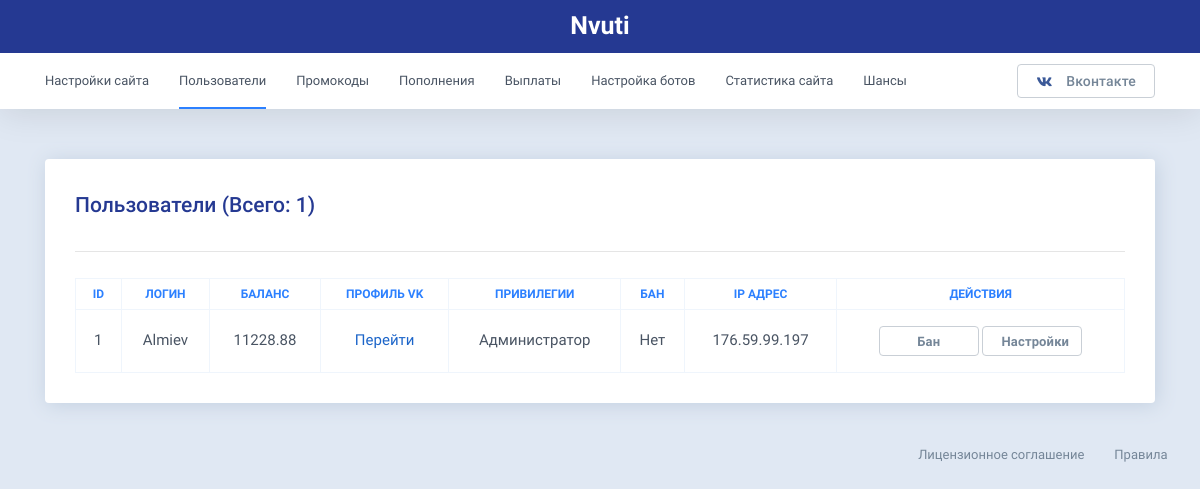
The app's page /admin/users.php (signed in) with its own data.
### tables this page shows
CREATE TABLE `kot_config` (
  `id` int(11) NOT NULL,
  `sitename` varchar(50) NOT NULL DEFAULT 'KotDev',
  `sitedomen` varchar(50) NOT NULL,
  `sitegroup` varchar(50) NOT NULL,
  `sitesupport` varchar(150) NOT NULL,
  `sitekey` varchar(150) NOT NULL,
  `sitemail` varchar(50) NOT NULL,
  `min_bonus_size` varchar(50) NOT NULL DEFAULT '1',
  `max_bonus_size` varchar(50) NOT NULL DEFAULT '10',
  `min_withdraw_sum` varchar(50) NOT NULL DEFAULT '50',
  `bonus_reg` varchar(50) NOT NULL DEFAULT '5',
  `fk_id` varchar(50) NOT NULL,
  `fk_secret_1` varchar(50) NOT NULL,
  `fk_secret_2` varchar(50) NOT NULL,
  `dep_withdraw` varchar(50) NOT NULL DEFAULT '0',
  `min_bet` varchar(50) NOT NULL DEFAULT '1',
  `max_bet` varchar(50) NOT NULL DEFAULT '1000',
  `min_per` varchar(50) NOT NULL DEFAULT '1',
  `max_per` varchar(50) NOT NULL DEFAULT '95',
  `fake_online` varchar(50) NOT NULL DEFAULT '0',
  `fake_interval` varchar(50) NOT NULL DEFAULT '0',
  `min_sum_dep` varchar(50) NOT NULL DEFAULT '1',
  `c1` varchar(5) NOT NULL,
  `c510` varchar(5) NOT NULL,
  `c1015` varchar(5) NOT NULL,
  `c1520` varchar(5) NOT NULL,
  `c2025` varchar(5) NOT NULL,
  `c3035` varchar(5) NOT NULL,
  `c3540` varchar(5) NOT NULL,
  `c4045` varchar(5) NOT NULL
);

CREATE TABLE `kot_user` (
  `id` int(11) NOT NULL,
  `login` varchar(50) NOT NULL,
  `vk_name` varchar(50) NOT NULL,
  `pass` varchar(50) NOT NULL,
  `balance` varchar(50) NOT NULL,
  `img` varchar(250) NOT NULL,
  `hash` varchar(50) NOT NULL,
  `social` varchar(150) NOT NULL,
  `bdate` varchar(50) NOT NULL,
  `online` varchar(1) NOT NULL DEFAULT '1',
  `admin` varchar(1) NOT NULL DEFAULT '0',
  `ban` varchar(1) NOT NULL DEFAULT '0',
  `sliv` varchar(1) NOT NULL DEFAULT '0',
  `win` varchar(1) NOT NULL DEFAULT '0',
  `ref_id` varchar(11) NOT NULL DEFAULT '0',
  `ip` varchar(50) NOT NULL,
  `date_reg` varchar(50) NOT NULL,
  `online_time` varchar(50) NOT NULL
);

### inc/site_config.php (called while the page is built, shortened)
<?php
$sql_select1 = "SELECT * FROM kot_config";
$result1 = mysql_query($sql_select1);
$row = mysql_fetch_array($result1);
if($row)
{
$sitename = $row['sitename']; ;
$group = $row['sitegroup'];
}
?>

### admin/users.php (the view, shortened to what this page needs)
<?php
require("../inc/site_config.php");
$sid = $_SESSION['hash'];
$admin_check = "SELECT * FROM kot_user WHERE hash = '$sid'";
$result_admin = mysql_query($admin_check);
$row = mysql_fetch_array($result_admin);
if($row)
{
$last_check = $row['admin'];
}
$sql_select1 = "SELECT COUNT(*) FROM kot_user";
$result1 = mysql_query($sql_select1);
$row = mysql_fetch_array($result1);
if($row)
{
$users_count = $row['COUNT(*)'];
}
$sql_select2 = "SELECT * FROM kot_user";
$result2 = mysql_query($sql_select2);
if($last_check == 1) {
?>
<!DOCTYPE html>
<html lang="ru" class="js">
<head>
<link rel="stylesheet" href="../css/fa.css">
<link rel="stylesheet" href="../css/ti.css">
<link rel="stylesheet" href="../css/vendor.bundle.css">
<link rel="stylesheet" href="../css/loader-0.css">
<link rel="stylesheet" href="../css/style.css?v=1575178639" id="layoutstyle">
<link rel="stylesheet" href="../css/datatables.min.css">
</head>
<body class="page-user no-touch">
    <div class="topbar-wrap" style="padding-top: 0px;">
        <div class="topbar is-sticky">
            <div class="container">
                <div>
                    <center class="desktop-nav" style="font-weight: 600;padding: 5px;color: #fff;font-size: 25px;"><?=$sitename?></center>
                </div>
            </div>
        </div>
        <div class="navbar">
            <div class="container">
                <div class="navbar-innr">
                    <ul class="navbar-menu des">
                        <li ><a href="/admin">Настройки сайта</a></li>
                        <li class="active"><a href="/admin/users">Пользователи</a></li>
                        <li ><a href="/admin/promo">Промокоды</a></li>
                        <li ><a href="/admin/deps">Пополнения</a></li>
                        <li ><a href="/admin/withdraws">Выплаты</a></li>
                      <li><a href="/admin/bot">Настройка ботов</a></li>
                        <li ><a href="/admin/stat">Статистика сайта</a></li>
                       <li ><a href="/admin/percent">Шансы</a></li>
                    </ul>
                    <ul class="navbar-btns">
                        <li><a href="<?=$group?>" target="_blank" class="btn btn-sm btn-outline btn-light"><em style="color: #3b5998;" class="fab fa-vk"></em><span>Вконтакте</span></a></li>
                    </ul>
                </div>
            </div>
        </div>
    </div>
    <div class="page-content">
      <div class="container">
       <div class="card content-area">
	<div class="card-innr">
		<div class="card-head">
			<h4 class="mob-t card-title card-title-lg mob-t" style='float:left; padding-top:8px;'>Пользователи (Всего: <?=$users_count?>)</h4>
                      <br><br>
                      <hr>
		</div>
                     <div class="card-text">
                      <center>
<table id="withdraws-tbl" class="table-responsive-sm table table-striped- table-bordered table-hover table-checkable">
				<thead>
					<tr>
						<th class="tbl-name">ID</th>
                        <th class="tbl-name">Логин</th>
						<th class="tbl-name">Баланс</th>
						<th class="tbl-name">Профиль VK</th>
						<th class="tbl-name">Привилегии</th>
						<th class="tbl-name">Бан</th>
                        <th class="tbl-name">IP адрес</th>
						<th class="tbl-name">Действия</th>
					</tr>
				</thead>
                      <tbody id="users-block">
                      <?php
while($row = mysql_fetch_array($result2)) {
$id = $row['id'];
$login = $row['login'];
$social = $row['social'];
$balance = $row['balance'];
$ban = $row['ban'];
$admin = $row['admin'];
$ip = $row['ip'];
if($admin == 1) {
 $prava = "Администратор";
}
if($login != '') {
  $name = $login;
}
if($social != '') {
 $stat_social = 'Перейти';
}
if($ban == 0) {
 $button_ban = "<button class='mob-b btn btn-sm btn-outline btn-light' style='display:inline-block; height:30px;width:100px' onclick="."ban_adm('$id');"."><h6 class='mob-b-t'>Бан</h6></button>";
 $status = "Нет";
 $ban_icon = "";
}
echo "<tr role='row' class='odd'>
<td class='sorting_1' tabindex='0'>$id</td>
<td class='sorting_1' tabindex='0'><span id='$id'>$name $ban_icon</span></td>
<td class='sorting_1' tabindex='0'>$balance</td>
<td class='sorting_1' tabindex='0'><a href='$social' target='_blank'>$stat_social</a></td>
<td class='sorting_1' tabindex='0'>$prava</td>
<td class='sorting_1' tabindex='0'><span id='stat$id'>$status</span></td>
<td class='sorting_1' tabindex='0'>$ip</td>
<td class='sorting_1' tabindex='0'><center><div id='banbutt$id'>$button_ban
<button class='mob-b btn btn-sm btn-outline btn-light' style='display:inline-block; height:30px;width:100px' data-toggle='modal' data-target='#userinfo' onclick="."select('$id')"."><h6 class='mob-b-t'>Настройки</h6></button></center></div></td>
</tr>";
}
  ?>
</div>
</div>
   </div>
</div>
<div class="footer-bar">
  <div class="container">
   <div class="row align-items-center justify-content-center">
    <div class="col-md-8">
</div>
<div class="col-md-12 mt-12 mt-sm-12">
 <div class="d-flex justify-content-between justify-content-md-end align-items-center guttar-25px pdt-0-5x pdb-0-5x">
   <ul class="footer-links">
    <li><a href="#" data-toggle="modal" data-target="#modalRules">Лицензионное соглашение</a></li>
    <li><a href="#" data-toggle="modal" data-target="#modalNoAzart">Правила</a></li>
</ul>
</div>
</div>
</div>
</div>
</div>
</body>
</html>
<?php } else { header('Location: ../error404'); } ?>

### css/fa.css (style rules this page uses)
.fa-vk:before { content:"\f189" }

### admin/users.php (style rules this page uses)
@media (min-width: 360px) { h6.mob-b-t { font-weight:bold; } }
.tbl-name, .sorting_1 { text-align:center; }
ul.footer-links li { display: inline; }

### records on screen
kot_config: sitename "Nvuti"
kot_user: id "1", login "Almiev", balance "11228.88", social "Перейти", admin "Администратор", ban "Нет", ip "176.59.99.197"

### other values on screen
$users_count "1"
